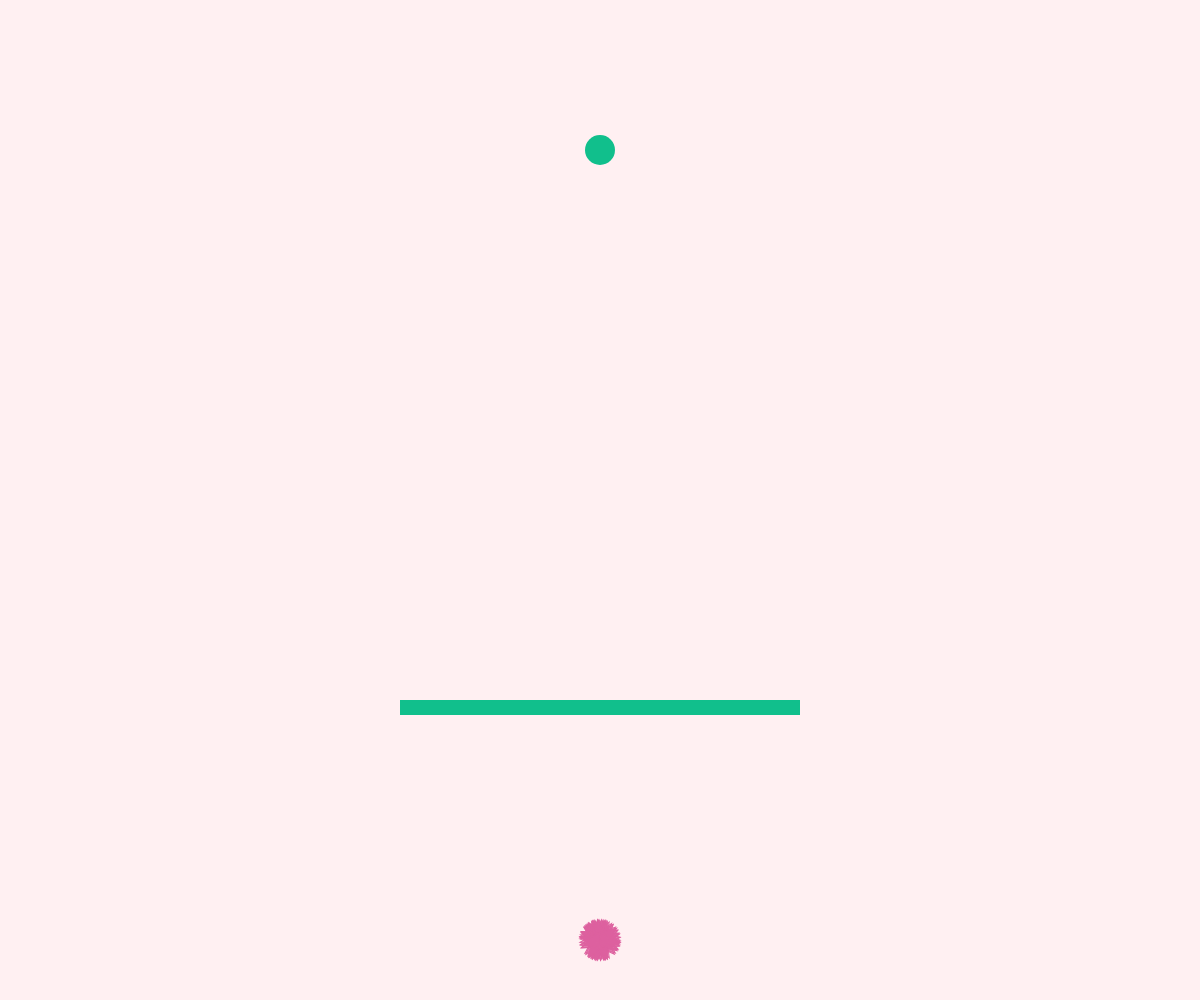
Frame 1 (no input)
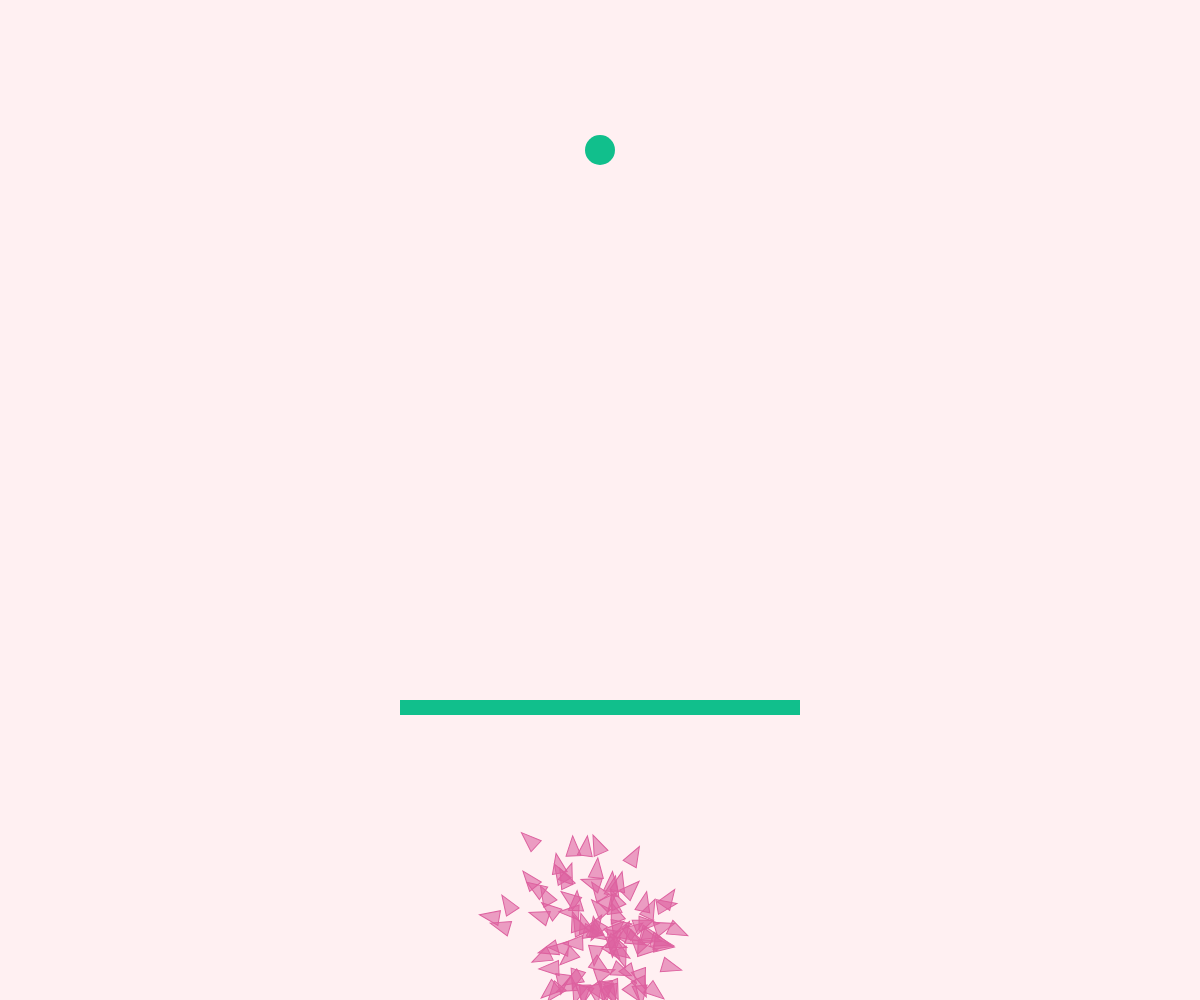
Frame 60 (no input)
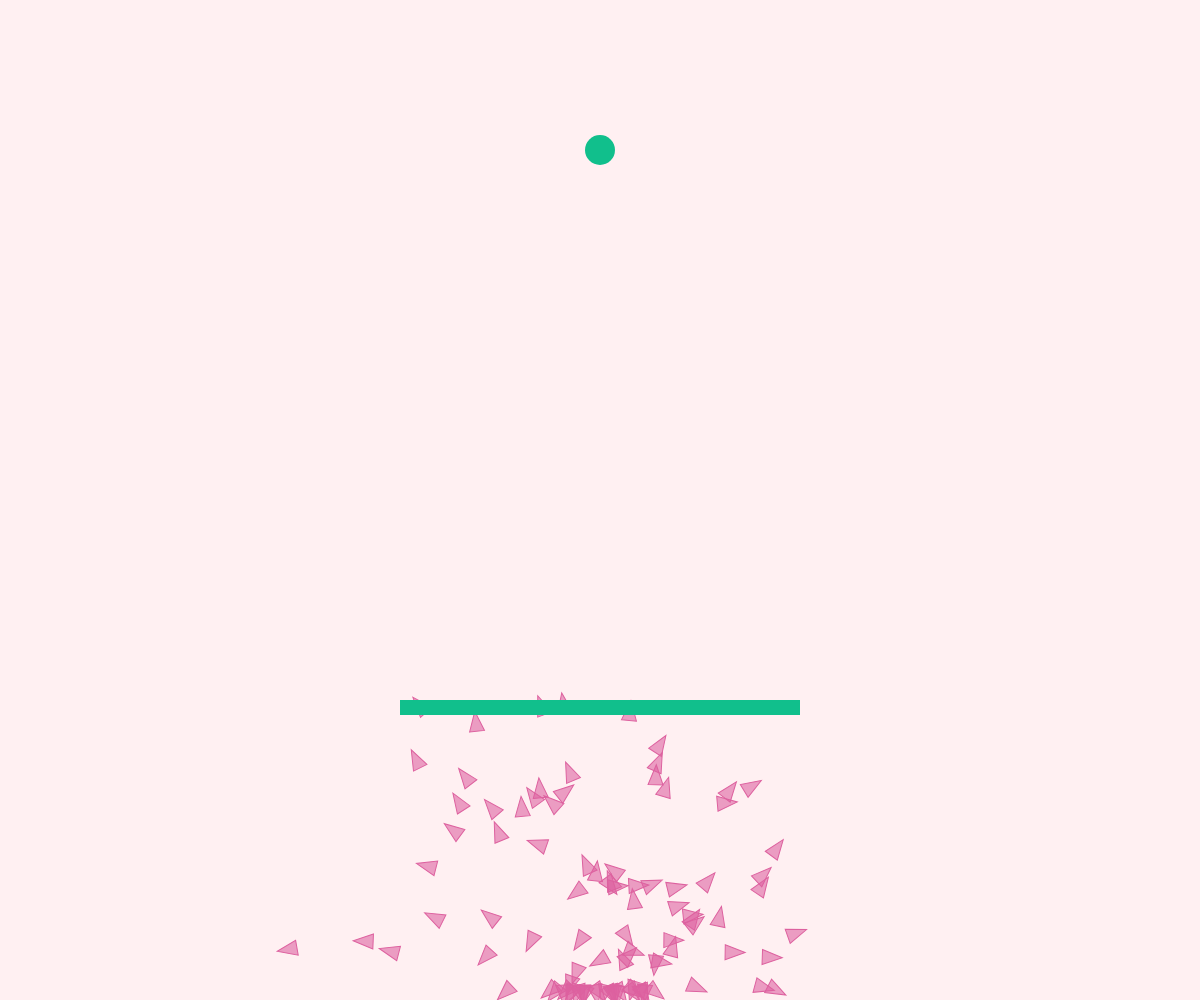
Frame 120 (the mouse pressed at the canvas centre since frame 60)

The p5.js sketch that drew these frames (run headless with seeded random() and noise() and a simulated clock; from frame 60 on, the mouse is pressed at the canvas centre):

// p5.js sketch
// ── sketch.js
var population;
var lifespan =  350;
var finalX;
var finalY;
var Isdraw = true;

var wallX = 400;
var wallY;
var wallWidth; 
var wallHeight = 15;

function setup() {
    var width = window.innerWidth
        || document.documentElement.clientWidth
        || document.body.clientWidth;

    var height = window.innerHeight
        || document.documentElement.clientHeight
        || document.body.clientHeight;
    //var width = 400;
    //var height = 400;
    createCanvas(width, height);

    finalX = width / 2;
    finalY = 150;

    wallWidth = (width/2) - 200;
    wallY = (height/2) + 200;

    population = new Population();
}

function draw() {
    if (Isdraw) {
        background('#fff0f2');
        //console.log(population.count);
        if (population.count == lifespan) 
            population.reboot();

        population.run();
        var c = color("#11bf8c");  // Define color 'c'
        fill(c);  // Use color variable 'c' as fill color
        noStroke();
        ellipse(finalX, finalY, 30, 30);
        rect(wallX, wallY, wallWidth, wallHeight);
    }
}

// ── Ant.js
class Ant{
    constructor(dna) {
        this.pos = createVector(width/2, height-60);
        this.vel = createVector();
        this.acc = createVector();
        this.c = color("#dd619f");
        this.generation = 0;
        this.gotTheFood = false; //Arrived to the end
        this.dead = false; //Got crashed


        if(dna === undefined)
            this.dna = new DNA();
        else {
            this.dna = new DNA(dna.genes);

        }
        this.count = 0;
    }

    applyForce(force){
        this.acc.add(force);
    }

    update(){
        this.applyForce(this.dna.genes[this.count]);
        this.count++;

        if(!this.gotTheFood && !this.dead){
            this.vel.add(this.acc);
            this.pos.add(this.vel);
            this.acc = createVector(0,0);
        }
        if( dist(this.pos.x, this.pos.y, finalX, finalY) < 20){
            this.gotTheFood = true;
        }
        else if(this.pos.x > wallX && this.pos.x < wallX+wallWidth && 
                this.pos.y > wallY && this.pos.y < wallY+wallHeight){
            this.dead = true;
        }
        else if(this.pos.x < 10 || this.pos.x > width-15 || this.pos.y > height-15 || this.pos.y < 15){
            this.dead = true;
        }
    }

    show(){
        push();
        translate(this.pos.x, this.pos.y); //Move the ant to its new pos
        rotate(this.vel.heading()+PI/2); //Orientate the ant to its moving vector
        //Set the point of rotation to its center
        stroke(this.c);
        fill(221, 97, 159, 150);
        triangle(-15/2, 0, 15/2, 0, 0, -20);
        pop();
    }

    mutate(){
        this.dna.mutate();
    }

    procreate(ant){
        this.dna.mix(ant.dna);
    }
}

// ── DNA.js
class DNA {
    constructor(oldGenes){
        this.genes = [];
        this.mutProb = 0.15;
        //this.mutProb = 0;
        if(oldGenes === undefined)
            for(var i =0; i < lifespan; i++){
                this.genes[i] = p5.Vector.random2D();
                this.genes[i].setMag(0.2);
            }
        else
            for(var i =0; i < lifespan; i++){
                this.genes[i] = oldGenes[i];
            }
    }

    mutate(){
        for(var i=0;i<lifespan;i++){
            if(random() < this.mutProb){
                this.genes[i] = p5.Vector.random2D();
                this.genes[i].setMag(0.2);
            }
        }
    }
}

// ── Population.js
class Population {
    constructor(){
        this.ants = [];
        this.popsize = 100;
        this.count;
        this.winners = [];
        this.popProb = 0.7; //Probability to survive
        this.popSurvive = 0.5; //Per cent of ants that survive 

        for(var i=0; i < this.popsize; i++){
            this.ants[i]  = new Ant();
        }
    }

    run(){
        this.count = this.ants[0].count;
        for(var i=0; i < this.popsize; i++){
            this.ants[i].update();
            this.ants[i].show();
        }
    }

    reboot(){
        var sortArr = this._orderAnts(); // Returns an array with: id, quality
        sortArr = this._addTotalQuality(sortArr); //Adds the total quality of each ant
        var antsNew = []; //The future ants

        for(var i=0; i < this.popsize; i++){
            var rand = random();
            for(var j=this.popsize-1; j>=0; j--){ //From upside down since we want to start
                if(rand < sortArr[j][2]){
                    //Ant selected
                    antsNew[i] = new Ant(this.ants[sortArr[j][0]].dna);
                    antsNew[i].reboot();
                    //Finish the for loop
                    j = 0;
                }
            } 
        }

        this.ants = antsNew;
        //Mix every two
        this.mutate();
    }
    
    mutate(){
        for(var i=0; i < this.popsize; i++){
            this.ants[i].mutate();
        }
    }

    _getQuality(sortArr) {
        var sum = 0;
        for(var index in sortArr){
            sum += sortArr[index][1]; 
        }
        console.log(sum);
        return sum;
    }

    _orderAnts(){
        var sorteable = [];
        for(var ant in this.ants){
            var distP = dist(this.ants[ant].pos.x, this.ants[ant].pos.y, finalX, finalY);
            sorteable.push([ant, 1/distP]);
        }
        return sorteable.sort(function (a, b){
            return a[1] - b[1];
        });
    }

    _addTotalQuality(sortArr){
        var _Quality = this._getQuality(sortArr);
        sortArr[this.popsize-1][2] = (sortArr[this.popsize-1][1]/_Quality);
        for(var i = this.popsize-2; i>=0; i--){
            var quality = (sortArr[i][1]/_Quality) + sortArr[i+1][2];
            sortArr[i][2] = quality;
        }
        console.log(sortArr);
        return sortArr;
    }
}

// ── Wall.js
class Wall {
    constructor(){
        this.x = random(width);
        this.y = random(200, height-150);
        this.width = 200; 
        this.height= 25;
        this.c = color("#11bf8c");
    }

    draw(){
        fill(this.c);  // Use color variable 'c' as fill color
        noStroke();
        rect(this.x, this.y, this.width, this.height);
    }
}
